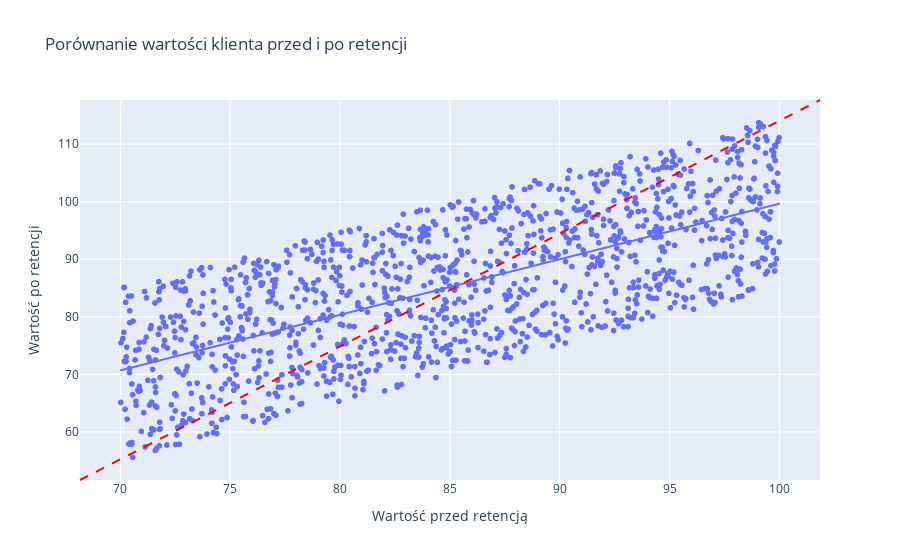

Here is the notebook cell this chart was saved with:
### Code cell
fig = px.scatter(df, x='customer value Jan-Mar23', y='value after retention',
                 title='Porównanie wartości klienta przed i po retencji',
                 labels={'customer value Jan-Mar23': 'Wartość przed retencją',
                         'value after retention': 'Wartość po retencji'},
                 trendline='ols')
fig.add_shape(type='line', x0=0, y0=0, x1=1, y1=1, xref='paper', yref='paper',
              line=dict(color='red', dash='dash'))
fig.show()

### Figure 1 — Plotly figure (JSON) as saved in the notebook; plotly's stock layout.template omitted (floating-point values rounded to 4 significant figures; data arrays with more than 128 entries replaced by an {"elided": "..."} marker saying what was removed)
{"data": [{"hovertemplate": "Wartość przed retencją=%{x}<br>Wartość po retencji=%{y}<extra></extra>", "legendgroup": "", "marker": {"color": "#636efa", "symbol": "circle"}, "mode": "markers", "name": "", "showlegend": false, "type": "scattergl", "x": {"elided": "2270 float values"}, "xaxis": "x", "y": {"elided": "2270 float values"}, "yaxis": "y"}, {"hovertemplate": "<b>OLS trendline</b><br>value after retention = 0.965586 * customer value Jan-Mar23 + 3.09801<br>R<sup>2</sup>=0.472914<br><br>Wartość przed retencją=%{x}<br>Wartość po retencji=%{y} <b>(trend)</b><extra></extra>", "legendgroup": "", "marker": {"color": "#636efa", "symbol": "circle"}, "mode": "lines", "name": "", "showlegend": false, "type": "scattergl", "x": {"elided": "1274 float values"}, "xaxis": "x", "y": {"elided": "1274 float values"}, "yaxis": "y"}], "layout": {"legend": {"tracegroupgap": 0}, "shapes": [{"line": {"color": "red", "dash": "dash"}, "type": "line", "x0": 0, "x1": 1, "xref": "paper", "y0": 0, "y1": 1, "yref": "paper"}], "title": {"text": "Porównanie wartości klienta przed i po retencji"}, "xaxis": {"anchor": "y", "domain": [0, 1], "title": {"text": "Wartość przed retencją"}}, "yaxis": {"anchor": "x", "domain": [0, 1], "title": {"text": "Wartość po retencji"}}}}
